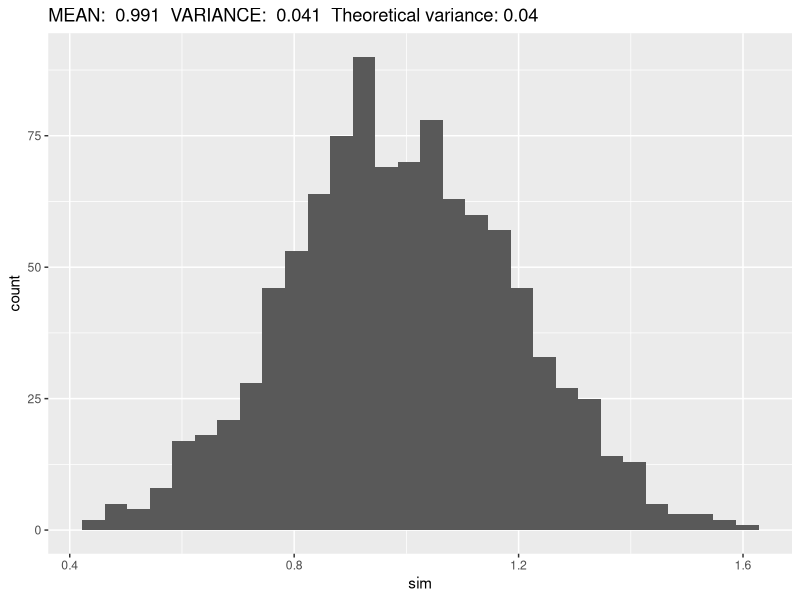
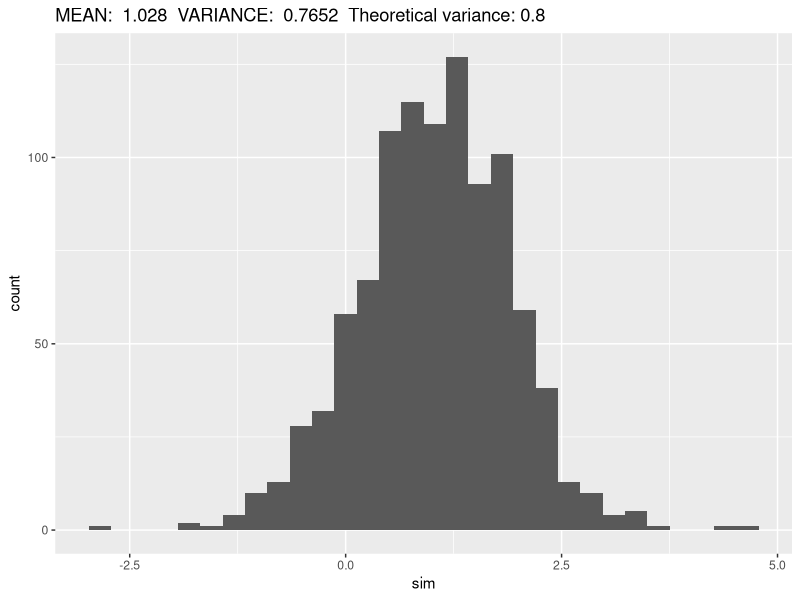
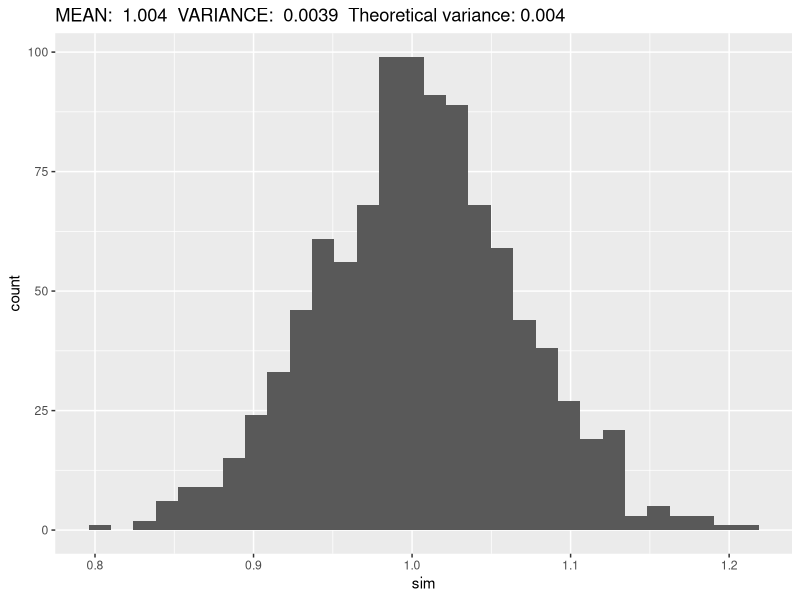
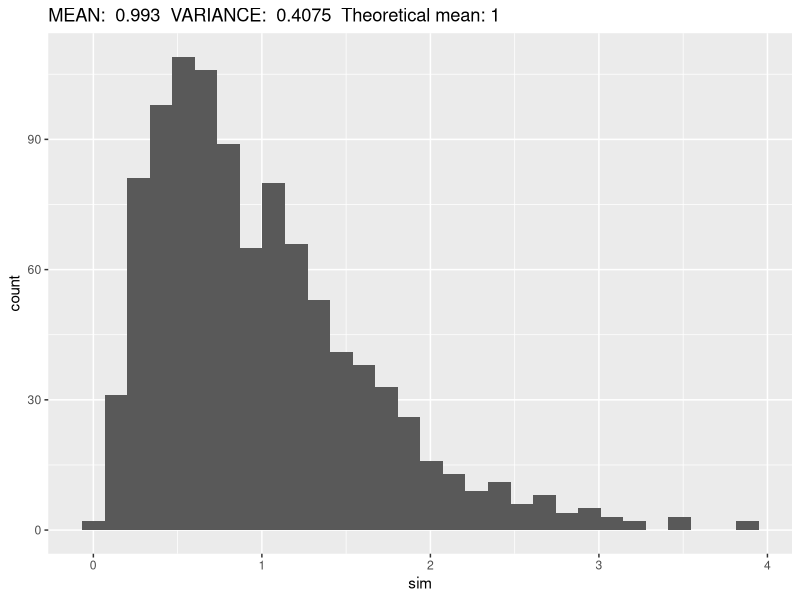
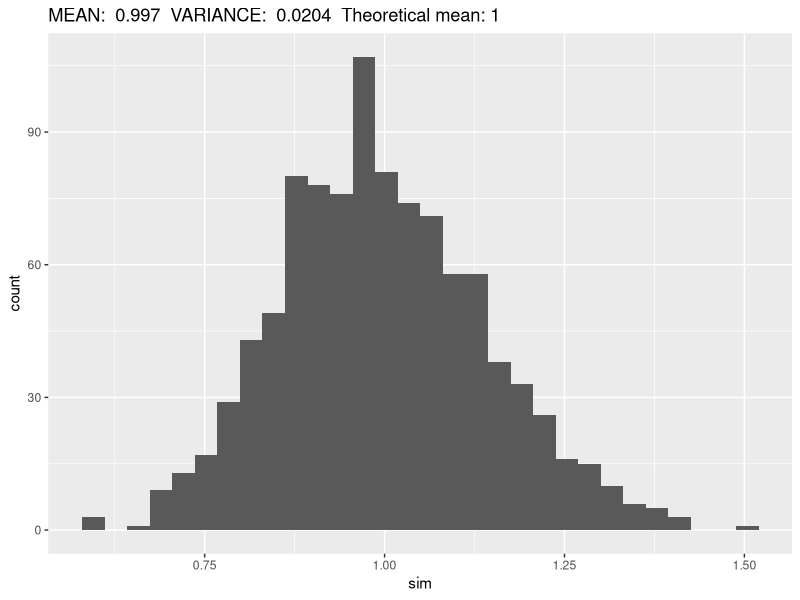
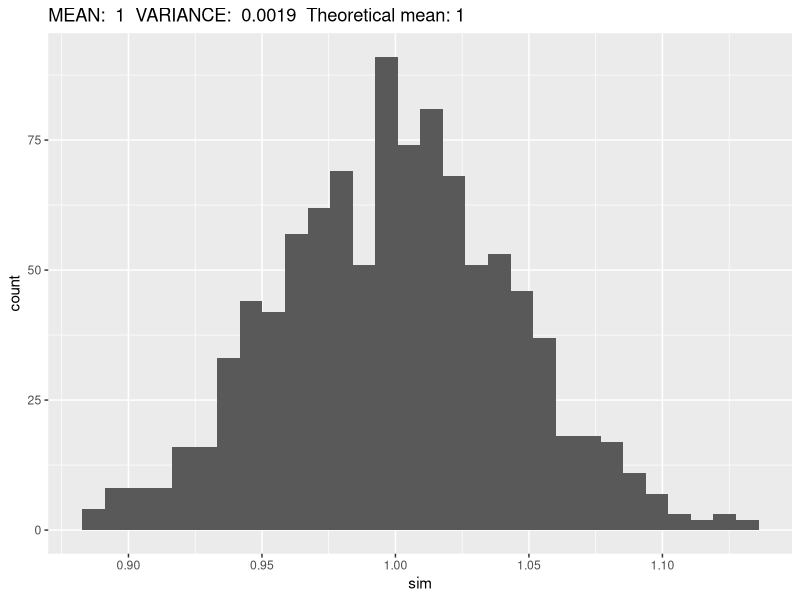

These figures' R source, in order:
## ---- chunk 1
knitr::opts_chunk$set(
  collapse = TRUE,
  comment = "#>"
)
## ---- chunk 2
## SETUP

library(tidyverse)

## Mean simulation function
normmean <- function(iter, n, mean, sd){
  mean(rnorm(n = n,
             mean = mean,
             sd =  sd))
}
## Mean simulation function
normmean_simulation <- function(r, n, mean, sd){
  map_dbl(.x = 1:r,
          .f = normmean,
          n = n,
          mean = mean,
          sd = sd)
}


## ---- chunk 3
sim <- normmean_simulation(r = 1000,
                           n = 100, mean = 1, sd = 2 )

## Histogram
ggplot(mapping = aes(x = sim)) +
  geom_histogram(bins = 30) +
  labs(title = paste("MEAN: ", round(mean(sim),digits = 3),
                     " VARIANCE: ", round(var(sim),digits = 4),
                     " Theoretical variance:", 4/100))

## ---- chunk 4
sim <- normmean_simulation(r = 1000,
                           n = 5, mean = 1, sd = 2 )

## Histogram
ggplot(mapping = aes(x = sim)) +
  geom_histogram(bins = 30) +
  labs(title = paste("MEAN: ", round(mean(sim),digits = 3),
                     " VARIANCE: ", round(var(sim),digits = 4),
                     " Theoretical variance:", 4/5))

## ---- chunk 5
sim <- normmean_simulation(r = 1000,
                           n = 1000, mean = 1, sd = 2 )

## Histogram
ggplot(mapping = aes(x = sim)) +
  geom_histogram(bins = 30) +
  labs(title = paste("MEAN: ", round(mean(sim),digits = 3),
                     " VARIANCE: ", round(var(sim),digits = 4),
                     " Theoretical variance:", 4/1000))

## ---- chunk 6

## Random Chi squared
random_chisq <- function(iter, df, mean, sd){
  sum(rnorm(n = df,
            mean = mean,
            sd =  sd)^2)
}

## Chi^2 mean function
chimean <- function(iter, df, n, mean, sd){
  mean(map_dbl(1:n,
               .f = random_chisq,
               df = df,
               mean = mean,
               sd = sd))
  
}
## Chi^2 simulation function
chi_simulation <- function(r, df, n, mean, sd){
  map_dbl(.x = 1:r,
          .f = chimean,
          df = df,
          n = n,
          mean = mean,
          sd = sd)
}
## ---- chunk 7
sim <- chi_simulation(r = 1000,
                      n = 5,
                      df = 1, mean = 0, sd = 1 )

## Histogram
ggplot(mapping = aes(x = sim)) +
  geom_histogram(bins = 30) +
  labs(title = paste("MEAN: ", round(mean(sim),digits = 3),
                     " VARIANCE: ", round(var(sim),digits = 4),
                     " Theoretical mean:", 1))

## ---- chunk 8
sim <- chi_simulation(r = 1000,
                      n = 100,
                      df = 1, mean = 0, sd = 1 )

## Histogram
ggplot(mapping = aes(x = sim)) +
  geom_histogram(bins = 30) +
  labs(title = paste("MEAN: ", round(mean(sim),digits = 3),
                     " VARIANCE: ", round(var(sim),digits = 4),
                     " Theoretical mean:", 1))

## ---- chunk 9
sim <- chi_simulation(r = 1000,
                      n = 1000,
                      df = 1, mean = 0, sd = 1 )

## Histogram
ggplot(mapping = aes(x = sim)) +
  geom_histogram(bins = 30) +
  labs(title = paste("MEAN: ", round(mean(sim),digits = 3),
                     " VARIANCE: ", round(var(sim),digits = 4),
                     " Theoretical mean:", 1))

## ---- chunk 10
hyptest <- function(iter, n){
  sim <- map_dbl(.x = 1:n,
          .f = random_chisq,
          df = 1,
          mean = 0,
          sd = 1)

  t.test(sim, mu=1)$p.value
}
## ---- chunk 11
result_5 <- map_dbl(1:1000,
        .f = hyptest,
        n = 5)

mean(result_5 < 0.05)
## ---- chunk 12
result_100 <- map_dbl(1:100,
        .f = hyptest,
        n = 100)

print(mean(result_100 < 0.05), digits = 10)
## ---- chunk 13
result_1000 <- map_dbl(1:100,
        .f = hyptest,
        n = 1000)

print(mean(result_1000 < 0.05), digits = 10)
